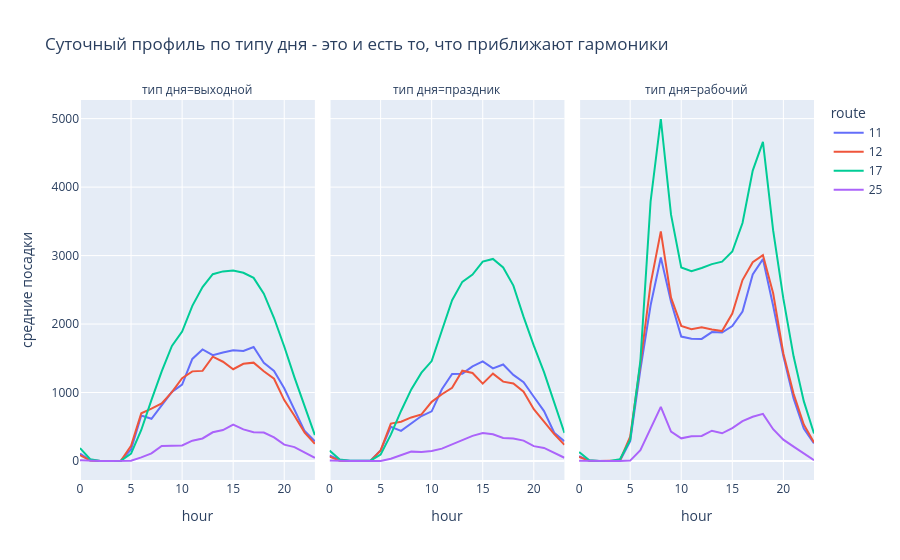
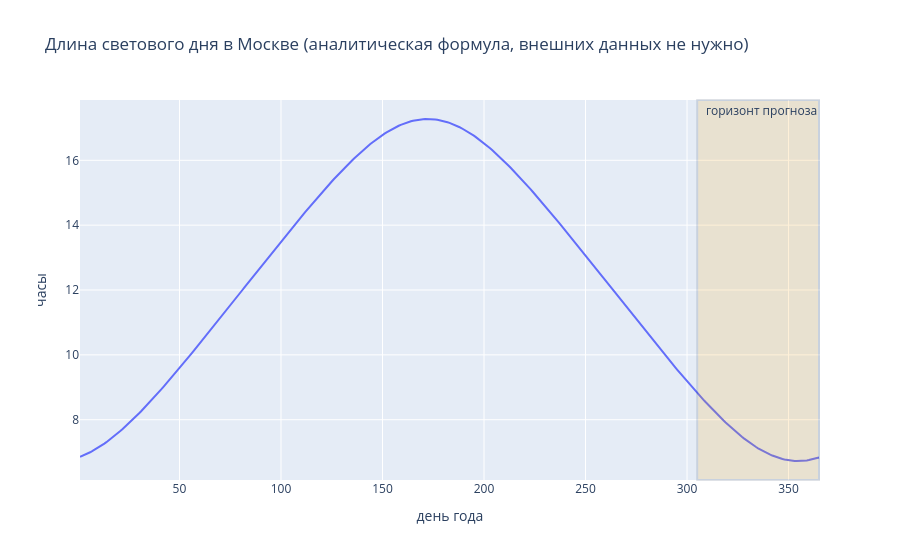

The cell these charts' notebook holds for them, in order:
### Markdown cell above
## 2. Что моделируем

Суточный профиль - это то, что раскладывается в ряд Фурье: `k_day` гармоник периода
24 часа. Профиль будних, выходных и праздничных дней разный по форме, а не только по
уровню, поэтому гармоники умножаются на флаги типа дня.

### Code cell
profile = (
    all_df
    .with_columns(
        pl.when(pl.col("is_holiday")).then(pl.lit("праздник"))
        .when(pl.col("is_weekend")).then(pl.lit("выходной"))
        .otherwise(pl.lit("рабочий")).alias("тип дня")
    )
    .group_by(["route", "тип дня", "hour"])
    .agg(pl.col("target").mean().alias("средние посадки"))
    .sort(["route", "тип дня", "hour"])
    .with_columns(pl.col("route").cast(pl.String))
)

fig = px.line(
    profile.filter(pl.col("route").is_in(["17", "12", "11", "25"])),
    x="hour", y="средние посадки", color="route", facet_col="тип дня",
    title="Суточный профиль по типу дня - это и есть то, что приближают гармоники",
)
fig.show()

# длина светового дня: значения ноя-дек лежат внутри диапазона янв-фев, экстраполяции нет
doy = np.arange(1, 366)
fig = px.line(
    x=doy, y=daylight_hours(doy.astype(float)),
    labels={"x": "день года", "y": "часы"},
    title="Длина светового дня в Москве (аналитическая формула, внешних данных не нужно)",
)
fig.add_vrect(x0=305, x1=365, fillcolor="orange", opacity=0.15, annotation_text="горизонт прогноза")
fig.show()

### Figure 1 — Plotly figure (JSON) as saved in the notebook; plotly's stock layout.template omitted (floating-point values rounded to 4 significant figures)
{"data": [{"hovertemplate": "route=11<br>тип дня=выходной<br>hour=%{x}<br>средние посадки=%{y}<extra></extra>", "legendgroup": "11", "line": {"color": "#636efa", "dash": "solid"}, "marker": {"symbol": "circle"}, "mode": "lines", "name": "11", "orientation": "v", "showlegend": true, "type": "scatter", "x": [0, 1, 2, 3, 4, 5, 6, 7, 8, 9, 10, 11, 12, 13, 14, 15, 16, 17, 18, 19, 20, 21, 22, 23], "xaxis": "x", "y": [107.1, 9.965, 0.6235, 0.7529, 3.0, 168.9, 664.1, 616.2, 819.0, 1010.0, 1116.0, 1491.0, 1629.0, 1545.0, 1585.0, 1617.0, 1608.0, 1665.0, 1435.0, 1316.0, 1062.0, 749.2, 437.0, 287.4], "yaxis": "y"}, {"hovertemplate": "route=11<br>тип дня=праздник<br>hour=%{x}<br>средние посадки=%{y}<extra></extra>", "legendgroup": "11", "line": {"color": "#636efa", "dash": "solid"}, "marker": {"symbol": "circle"}, "mode": "lines", "name": "11", "orientation": "v", "showlegend": false, "type": "scatter", "x": [0, 1, 2, 3, 4, 5, 6, 7, 8, 9, 10, 11, 12, 13, 14, 15, 16, 17, 18, 19, 20, 21, 22, 23], "xaxis": "x2", "y": [80.85, 15.46, 2.462, 0.3077, 3.769, 152.3, 500.7, 440.3, 547.2, 657.0, 725.0, 1048.0, 1271.0, 1276.0, 1381.0, 1455.0, 1353.0, 1409.0, 1257.0, 1151.0, 938.4, 728.4, 412.6, 287.6], "yaxis": "y2"}, {"hovertemplate": "route=11<br>тип дня=рабочий<br>hour=%{x}<br>средние посадки=%{y}<extra></extra>", "legendgroup": "11", "line": {"color": "#636efa", "dash": "solid"}, "marker": {"symbol": "circle"}, "mode": "lines", "name": "11", "orientation": "v", "showlegend": false, "type": "scatter", "x": [0, 1, 2, 3, 4, 5, 6, 7, 8, 9, 10, 11, 12, 13, 14, 15, 16, 17, 18, 19, 20, 21, 22, 23], "xaxis": "x3", "y": [72.22, 2.932, 0.009709, 0.07767, 1.835, 290.4, 1335.0, 2274.0, 2973.0, 2325.0, 1818.0, 1785.0, 1783.0, 1882.0, 1876.0, 1971.0, 2183.0, 2725.0, 2948.0, 2267.0, 1532.0, 914.3, 472.1, 257.9], "yaxis": "y3"}, {"hovertemplate": "route=12<br>тип дня=выходной<br>hour=%{x}<br>средние посадки=%{y}<extra></extra>", "legendgroup": "12", "line": {"color": "#EF553B", "dash": "solid"}, "marker": {"symbol": "circle"}, "mode": "lines", "name": "12", "orientation": "v", "showlegend": true, "type": "scatter", "x": [0, 1, 2, 3, 4, 5, 6, 7, 8, 9, 10, 11, 12, 13, 14, 15, 16, 17, 18, 19, 20, 21, 22, 23], "xaxis": "x", "y": [85.47, 5.588, 0.05882, 0.08235, 3.376, 221.0, 697.7, 763.7, 839.8, 1007.0, 1209.0, 1309.0, 1316.0, 1524.0, 1450.0, 1340.0, 1419.0, 1436.0, 1311.0, 1201.0, 888.9, 661.3, 415.3, 250.7], "yaxis": "y"}, {"hovertemplate": "route=12<br>тип дня=праздник<br>hour=%{x}<br>средние посадки=%{y}<extra></extra>", "legendgroup": "12", "line": {"color": "#EF553B", "dash": "solid"}, "marker": {"symbol": "circle"}, "mode": "lines", "name": "12", "orientation": "v", "showlegend": false, "type": "scatter", "x": [0, 1, 2, 3, 4, 5, 6, 7, 8, 9, 10, 11, 12, 13, 14, 15, 16, 17, 18, 19, 20, 21, 22, 23], "xaxis": "x2", "y": [63.38, 5.077, 0.07692, 0.0, 1.615, 154.8, 545.6, 574.2, 636.1, 679.6, 863.9, 975.0, 1069.0, 1319.0, 1285.0, 1130.0, 1276.0, 1159.0, 1131.0, 1012.0, 757.4, 574.9, 393.6, 236.5], "yaxis": "y2"}, {"hovertemplate": "route=12<br>тип дня=рабочий<br>hour=%{x}<br>средние посадки=%{y}<extra></extra>", "legendgroup": "12", "line": {"color": "#EF553B", "dash": "solid"}, "marker": {"symbol": "circle"}, "mode": "lines", "name": "12", "orientation": "v", "showlegend": false, "type": "scatter", "x": [0, 1, 2, 3, 4, 5, 6, 7, 8, 9, 10, 11, 12, 13, 14, 15, 16, 17, 18, 19, 20, 21, 22, 23], "xaxis": "x3", "y": [59.66, 2.519, 0.0, 0.0, 7.481, 355.2, 1418.0, 2587.0, 3354.0, 2385.0, 1974.0, 1926.0, 1954.0, 1921.0, 1897.0, 2154.0, 2643.0, 2902.0, 3005.0, 2450.0, 1570.0, 983.0, 531.5, 269.9], "yaxis": "y3"}, {"hovertemplate": "route=17<br>тип дня=выходной<br>hour=%{x}<br>средние посадки=%{y}<extra></extra>", "legendgroup": "17", "line": {"color": "#00cc96", "dash": "solid"}, "marker": {"symbol": "circle"}, "mode": "lines", "name": "17", "orientation": "v", "showlegend": true, "type": "scatter", "x": [0, 1, 2, 3, 4, 5, 6, 7, 8, 9, 10, 11, 12, 13, 14, 15, 16, 17, 18, 19, 20, 21, 22, 23], "xaxis": "x", "y": [189.1, 25.24, 0.4235, 0.3647, 4.176, 108.6, 453.5, 893.4, 1310.0, 1679.0, 1891.0, 2266.0, 2540.0, 2728.0, 2769.0, 2781.0, 2749.0, 2674.0, 2443.0, 2088.0, 1673.0, 1221.0, 795.8, 377.6], "yaxis": "y"}, {"hovertemplate": "route=17<br>тип дня=праздник<br>hour=%{x}<br>средние посадки=%{y}<extra></extra>", "legendgroup": "17", "line": {"color": "#00cc96", "dash": "solid"}, "marker": {"symbol": "circle"}, "mode": "lines", "name": "17", "orientation": "v", "showlegend": false, "type": "scatter", "x": [0, 1, 2, 3, 4, 5, 6, 7, 8, 9, 10, 11, 12, 13, 14, 15, 16, 17, 18, 19, 20, 21, 22, 23], "xaxis": "x2", "y": [151.4, 22.46, 4.0, 1.077, 4.538, 92.62, 385.8, 730.8, 1045.0, 1290.0, 1459.0, 1906.0, 2348.0, 2616.0, 2722.0, 2913.0, 2951.0, 2826.0, 2561.0, 2104.0, 1685.0, 1298.0, 866.0, 408.8], "yaxis": "y2"}, {"hovertemplate": "route=17<br>тип дня=рабочий<br>hour=%{x}<br>средние посадки=%{y}<extra></extra>", "legendgroup": "17", "line": {"color": "#00cc96", "dash": "solid"}, "marker": {"symbol": "circle"}, "mode": "lines", "name": "17", "orientation": "v", "showlegend": false, "type": "scatter", "x": [0, 1, 2, 3, 4, 5, 6, 7, 8, 9, 10, 11, 12, 13, 14, 15, 16, 17, 18, 19, 20, 21, 22, 23], "xaxis": "x3", "y": [130.4, 12.28, 0.0, 0.01942, 25.39, 307.3, 1464.0, 3793.0, 4995.0, 3598.0, 2825.0, 2773.0, 2820.0, 2875.0, 2911.0, 3060.0, 3476.0, 4241.0, 4661.0, 3368.0, 2371.0, 1529.0, 873.8, 401.6], "yaxis": "y3"}, {"hovertemplate": "route=25<br>тип дня=выходной<br>hour=%{x}<br>средние посадки=%{y}<extra></extra>", "legendgroup": "25", "line": {"color": "#ab63fa", "dash": "solid"}, "marker": {"symbol": "circle"}, "mode": "lines", "name": "25", "orientation": "v", "showlegend": true, "type": "scatter", "x": [0, 1, 2, 3, 4, 5, 6, 7, 8, 9, 10, 11, 12, 13, 14, 15, 16, 17, 18, 19, 20, 21, 22, 23], "xaxis": "x", "y": [10.75, 0.4235, 0.0, 0.0, 0.03529, 3.059, 52.88, 110.8, 220.2, 225.7, 226.7, 296.4, 329.3, 419.3, 452.6, 531.8, 461.2, 418.8, 414.8, 345.5, 239.1, 203.0, 126.5, 45.53], "yaxis": "y"}, {"hovertemplate": "route=25<br>тип дня=праздник<br>hour=%{x}<br>средние посадки=%{y}<extra></extra>", "legendgroup": "25", "line": {"color": "#ab63fa", "dash": "solid"}, "marker": {"symbol": "circle"}, "mode": "lines", "name": "25", "orientation": "v", "showlegend": false, "type": "scatter", "x": [0, 1, 2, 3, 4, 5, 6, 7, 8, 9, 10, 11, 12, 13, 14, 15, 16, 17, 18, 19, 20, 21, 22, 23], "xaxis": "x2", "y": [7.462, 0.3077, 0.0, 0.0, 0.0, 1.231, 34.08, 81.23, 136.8, 130.2, 145.1, 181.2, 240.2, 304.8, 367.3, 407.3, 390.5, 336.5, 329.0, 297.3, 217.0, 190.8, 117.4, 47.69], "yaxis": "y2"}, {"hovertemplate": "route=25<br>тип дня=рабочий<br>hour=%{x}<br>средние посадки=%{y}<extra></extra>", "legendgroup": "25", "line": {"color": "#ab63fa", "dash": "solid"}, "marker": {"symbol": "circle"}, "mode": "lines", "name": "25", "orientation": "v", "showlegend": false, "type": "scatter", "x": [0, 1, 2, 3, 4, 5, 6, 7, 8, 9, 10, 11, 12, 13, 14, 15, 16, 17, 18, 19, 20, 21, 22, 23], "xaxis": "x3", "y": [4.073, 0.2767, 0.0, 0.0, 0.02427, 5.636, 157.0, 482.2, 789.6, 428.5, 331.1, 361.8, 366.2, 442.0, 404.3, 479.4, 583.1, 645.7, 688.5, 464.3, 311.1, 210.0, 116.4, 11.45], "yaxis": "y3"}], "layout": {"annotations": [{"font": {}, "showarrow": false, "text": "тип дня=выходной", "x": 0.16, "xanchor": "center", "xref": "paper", "y": 1, "yanchor": "bottom", "yref": "paper"}, {"font": {}, "showarrow": false, "text": "тип дня=праздник", "x": 0.5, "xanchor": "center", "xref": "paper", "y": 1, "yanchor": "bottom", "yref": "paper"}, {"font": {}, "showarrow": false, "text": "тип дня=рабочий", "x": 0.84, "xanchor": "center", "xref": "paper", "y": 1, "yanchor": "bottom", "yref": "paper"}], "legend": {"title": {"text": "route"}, "tracegroupgap": 0}, "title": {"text": "Суточный профиль по типу дня - это и есть то, что приближают гармоники"}, "xaxis": {"anchor": "y", "domain": [0, 0.32], "title": {"text": "hour"}}, "xaxis2": {"anchor": "y2", "domain": [0.34, 0.66], "matches": "x", "title": {"text": "hour"}}, "xaxis3": {"anchor": "y3", "domain": [0.68, 1.0], "matches": "x", "title": {"text": "hour"}}, "yaxis": {"anchor": "x", "domain": [0, 1], "title": {"text": "средние посадки"}}, "yaxis2": {"anchor": "x2", "domain": [0, 1], "matches": "y", "showticklabels": false}, "yaxis3": {"anchor": "x3", "domain": [0, 1], "matches": "y", "showticklabels": false}}}

### Figure 2 — Plotly figure (JSON) as saved in the notebook; plotly's stock layout.template omitted (floating-point values rounded to 4 significant figures; data arrays with more than 128 entries replaced by an {"elided": "..."} marker saying what was removed)
{"data": [{"hovertemplate": "день года=%{x}<br>часы=%{y}<extra></extra>", "legendgroup": "", "line": {"color": "#636efa", "dash": "solid"}, "marker": {"symbol": "circle"}, "mode": "lines", "name": "", "orientation": "v", "showlegend": false, "type": "scatter", "x": {"elided": "365 int values"}, "xaxis": "x", "y": {"elided": "365 float values"}, "yaxis": "y"}], "layout": {"annotations": [{"showarrow": false, "text": "горизонт прогноза", "x": 365, "xanchor": "right", "xref": "x", "y": 1, "yanchor": "top", "yref": "y domain"}], "legend": {"tracegroupgap": 0}, "shapes": [{"fillcolor": "orange", "opacity": 0.15, "type": "rect", "x0": 305, "x1": 365, "xref": "x", "y0": 0, "y1": 1, "yref": "y domain"}], "title": {"text": "Длина светового дня в Москве (аналитическая формула, внешних данных не нужно)"}, "xaxis": {"anchor": "y", "domain": [0, 1], "title": {"text": "день года"}}, "yaxis": {"anchor": "x", "domain": [0, 1], "title": {"text": "часы"}}}}
